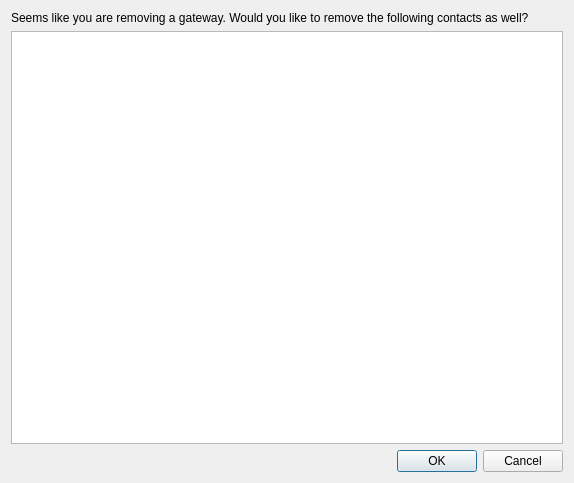
<?xml version="1.0" encoding="UTF-8"?>
<ui version="4.0">
 <class>GWItemsRemovalDialog</class>
 <widget class="QDialog" name="GWItemsRemovalDialog">
  <property name="geometry">
   <rect>
    <x>0</x>
    <y>0</y>
    <width>574</width>
    <height>483</height>
   </rect>
  </property>
  <property name="windowTitle">
   <string>Dialog</string>
  </property>
  <layout class="QVBoxLayout" name="verticalLayout">
   <item>
    <widget class="QLabel" name="label">
     <property name="text">
      <string>Seems like you are removing a gateway. Would you like to remove the following contacts as well?</string>
     </property>
    </widget>
   </item>
   <item>
    <widget class="QTreeView" name="EntriesView_"/>
   </item>
   <item>
    <widget class="QDialogButtonBox" name="buttonBox">
     <property name="orientation">
      <enum>Qt::Horizontal</enum>
     </property>
     <property name="standardButtons">
      <set>QDialogButtonBox::Cancel|QDialogButtonBox::Ok</set>
     </property>
    </widget>
   </item>
  </layout>
 </widget>
 <resources/>
 <connections>
  <connection>
   <sender>buttonBox</sender>
   <signal>accepted()</signal>
   <receiver>GWItemsRemovalDialog</receiver>
   <slot>accept()</slot>
   <hints>
    <hint type="sourcelabel">
     <x>248</x>
     <y>254</y>
    </hint>
    <hint type="destinationlabel">
     <x>157</x>
     <y>274</y>
    </hint>
   </hints>
  </connection>
  <connection>
   <sender>buttonBox</sender>
   <signal>rejected()</signal>
   <receiver>GWItemsRemovalDialog</receiver>
   <slot>reject()</slot>
   <hints>
    <hint type="sourcelabel">
     <x>316</x>
     <y>260</y>
    </hint>
    <hint type="destinationlabel">
     <x>286</x>
     <y>274</y>
    </hint>
   </hints>
  </connection>
 </connections>
</ui>
